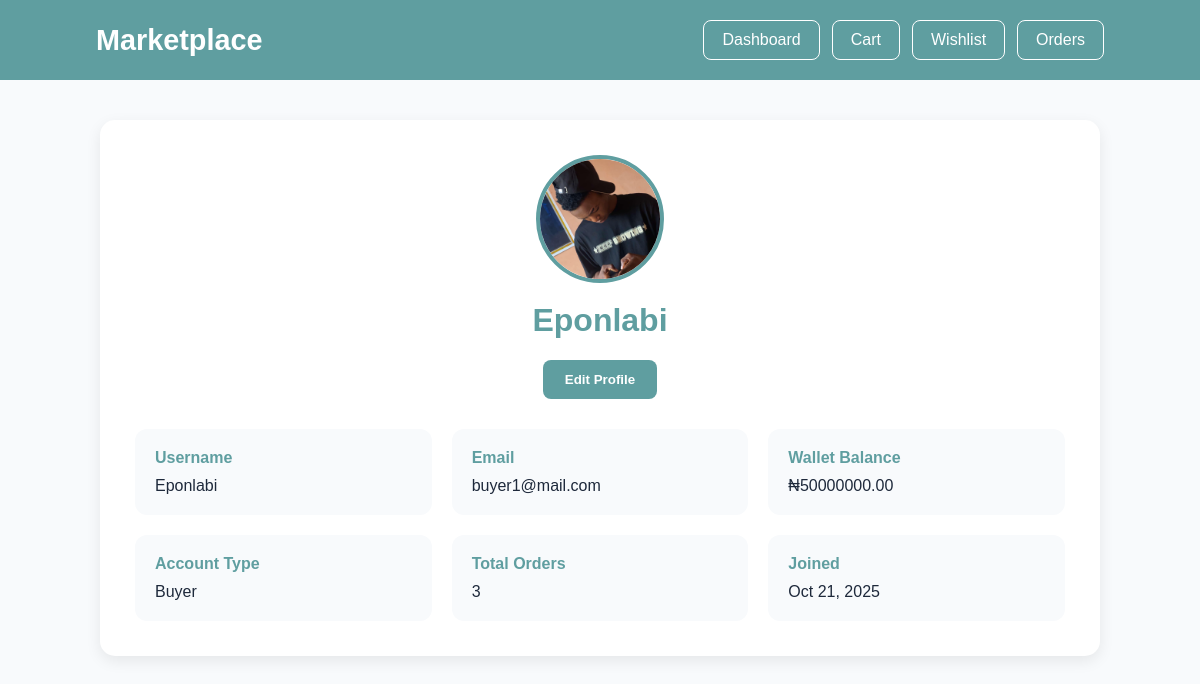
/profile/ (signed in), run on an earlier commit of the app's database.
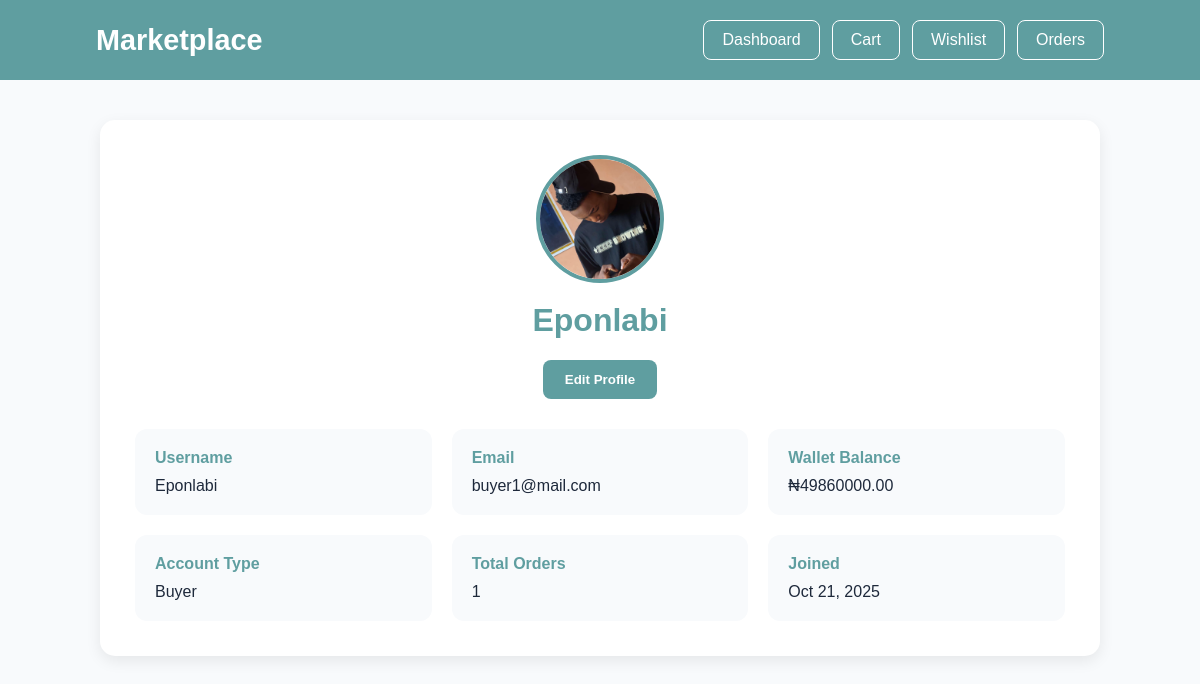
And on a later commit of the database.
### buyer/models.py (models this page shows, shortened)
class Buyer(models.Model):
    user = models.OneToOneField(User, on_delete=models.CASCADE)
    wallet_balance = models.DecimalField(max_digits=10, decimal_places=2, default=5000000.00)
    profile_picture = models.ImageField(upload_to='buyer_profiles/', blank=True,null=True,)

### buyer/views.py (the view)
# urls.py: path('profile/', views.profile, name='profile'),
@login_required(login_url='buyersLogin')
def profile(request):
    buyer = Buyer.objects.get(user=request.user)
    purchase_count = Purchase.objects.filter(buyer=buyer).count()
    return render(request, 'profile.html', { 'buyer': buyer, 'purchase_count': purchase_count,})

### buyer/templates/profile.html (shortened to what this page needs)
<!DOCTYPE html>
<html lang="en">
<head>
</head>
<body>
<header>
    <div class="logo">Marketplace</div>
    <div class="nav-actions">
        <a href="/buyerDash/" class="nav-btn">Dashboard</a>
        <a href="/cart/" class="nav-btn">Cart</a>
        <a href="/wishlist/" class="nav-btn">Wishlist</a>
        <a href="/orderhistory/" class="nav-btn">Orders</a>
    </div>
</header>
<div class="container">
    <div class="profile-card">
        <div class="profile-header">
            {% if buyer.profile_picture %}
                <img
                    src="{{ buyer.profile_picture.url }}"
                    class="avatar-image"
                    alt="Profile Picture"
                >
            {% else %}
                <div class="avatar">
                    {{ buyer.user.username|first|upper }}
                </div>
            {% endif %}
            <h1>{{ buyer.user.username }}</h1>
            <button
                class="btn"
                onclick="openEditModal()">
                Edit Profile
            </button>
        </div>
        <div class="info-grid">
            <div class="info-box">
                <h4>Username</h4>
                <p>{{ buyer.user.username }}</p>
            </div>
            <div class="info-box">
                <h4>Email</h4>
                <p>{{ buyer.user.email }}</p>
            </div>
            <div class="info-box">
                <h4>Wallet Balance</h4>
                <p>₦{{ buyer.wallet_balance }}</p>
            </div>
            <div class="info-box">
                <h4>Account Type</h4>
                <p>Buyer</p>
            </div>
            <div class="info-box">
                <h4>Total Orders</h4>
                <p>{{ purchase_count }}</p>
            </div>
            <div class="info-box">
                <h4>Joined</h4>
                <p>{{ buyer.user.date_joined|date:"M d, Y" }}</p>
            </div>
        </div>
    </div>
</div>
</body>
</html>

What changed in the data, as far as the page shows it:
changed Buyer "Eponlabi": wallet_balance "50000000.00" → "49860000.00"
Also different on the page:
{{ purchase_count }}: "3" → "1"
